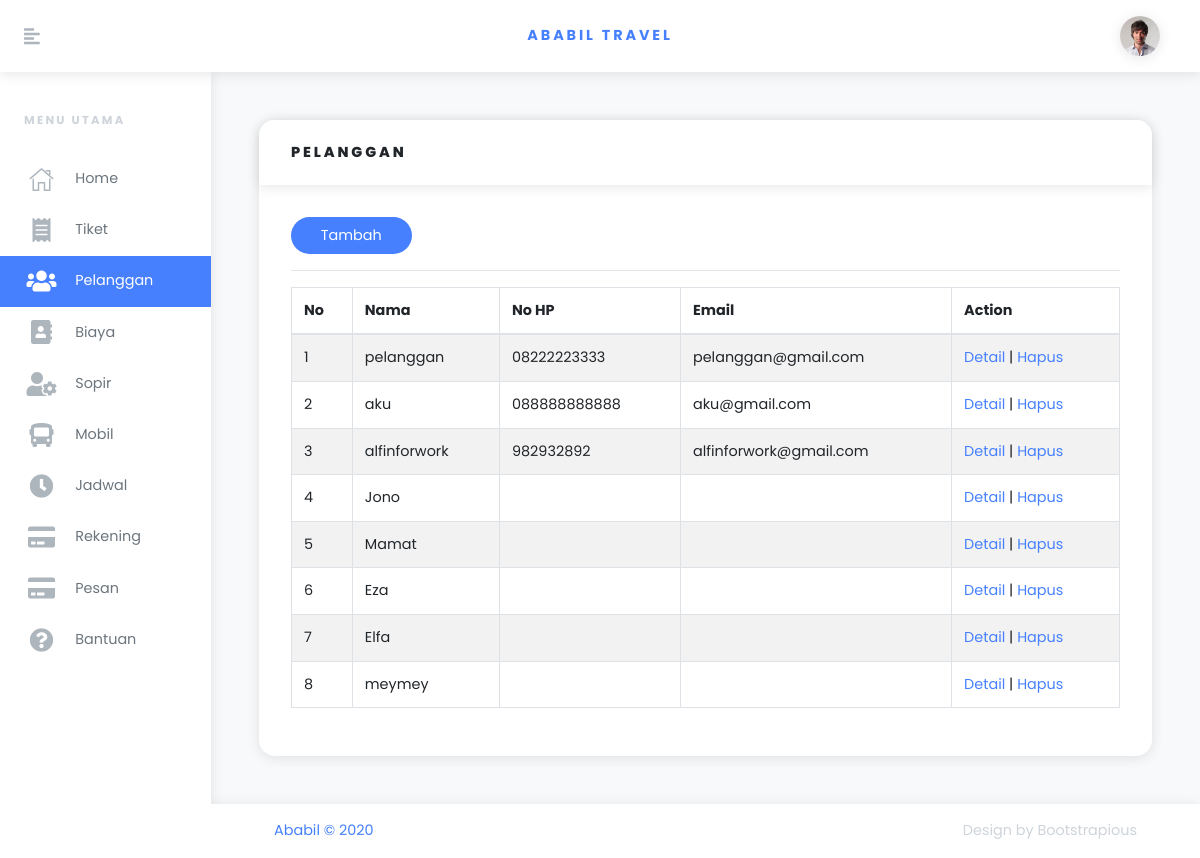
Screenshot of /system/pelanggan.php (signed in) with the database file from the repository.
### tables this page shows
CREATE TABLE `pelanggan` (
  `id_pelanggan` int(10) NOT NULL,
  `avatar` varchar(255) DEFAULT NULL,
  `pelanggan` varchar(200) DEFAULT NULL,
  `email` varchar(200) DEFAULT NULL,
  `password` varchar(250) DEFAULT NULL,
  `tmp_lahir` varchar(200) DEFAULT NULL,
  `tgl_lahir` date DEFAULT NULL,
  `alamat` varchar(250) DEFAULT NULL,
  `hp` varchar(20) DEFAULT NULL,
  `is_online` int(11) DEFAULT 0
);

### system/pelanggan.php (the view, shortened to what this page needs)
<?php
	require_once('header.php');
?>
<div class="page-holder w-100 d-flex flex-wrap">
	<div class="container-fluid px-xl-5">
		<section class="py-5">
			<div class="row">
				<div class="col-lg-12 mb-12">
					<div class="card">
						<div class="card-header">
							<h6 class="text-uppercase mb-0">Pelanggan</h6>
						</div>
						<div class="card-body">
							<a href="tambah-pelanggan.php" class="btn bg-primary">Tambah</a> <hr>
							<div class="table-responsive">
								<table id="example" class="table table-striped table-bordered">
									<thead>
										<tr>
											<th>No</th>
											<th>Nama</th>
											<th>No HP</th>
											<th>Email</th>
											<th>Action</th>
										</tr>
									</thead>
									<tbody>
										<?php
											$no = 1;
											$stmt = $con->prepare('SELECT `id_pelanggan`, `pelanggan`, `email`, `hp` FROM `pelanggan`');
											if (
												$stmt &&
												$stmt->execute() &&
												$stmt->store_result() &&
												$stmt->bind_result($id, $pelanggan, $email, $hp)
											) {
												while ($stmt -> fetch()) {
													echo '<tr>
														<td scope="row">'.$no++.'</td>
														<td>'.$pelanggan.'</td>
														<td>'.$hp.'</td>
														<td>'.$email.'</td>
														<td><a href="detail-pelanggan.php?id='.$id.'">Detail</a>';
														if ($_SESSION['level'] == 'admin'){
															echo ' | <a href="pelanggan.php?hapus='.$id.'">Hapus</a>';
														}
													echo '
														</td>
													</tr>';
												}
											}
										?>
									</tbody>
								</table>
							</div>
						</div>
					</div>
				</div>
			</div>
		</section>
	</div>
<?php
	require_once('footer.php');
?>

### rows the page displays
pelanggan: pelanggan "pelanggan", hp "08222223333", email "pelanggan@gmail.com"
pelanggan: pelanggan "aku", hp "088888888888", email "aku@gmail.com"
pelanggan: pelanggan "alfinforwork", hp "982932892", email "alfinforwork@gmail.com"
pelanggan: pelanggan "Jono"
pelanggan: pelanggan "Mamat"
pelanggan: pelanggan "Eza"
pelanggan: pelanggan "Elfa"
pelanggan: pelanggan "meymey"
